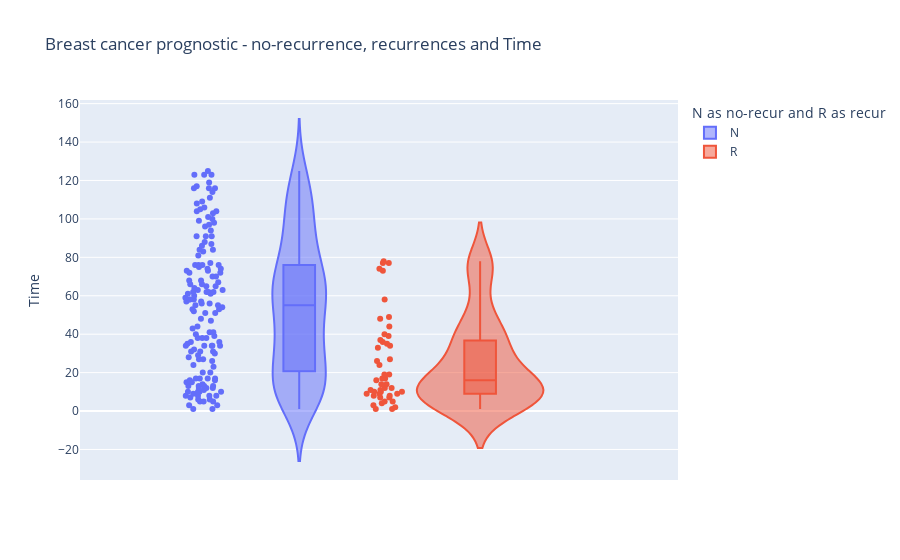

Notebook code cell kept with this figure:
### Code cell
fig5 = px.violin(df, 
                 y="Time", 
                 points='all', 
                 box=True, 
                 color='Outcome',
                 labels={'Outcome':'N as no-recur and R as recur', 'volume': 'Time'}, 
                 title = 'Breast cancer prognostic - no-recurrence, recurrences and Time', 
                 hover_name='Outcome')
fig5.show()

### Figure 1 — Plotly figure (JSON) as saved in the notebook; plotly's stock layout.template omitted (floating-point values rounded to 4 significant figures; data arrays with more than 128 entries replaced by an {"elided": "..."} marker saying what was removed)
{"data": [{"alignmentgroup": "True", "box": {"visible": true}, "hovertemplate": "<b>%{hovertext}</b><br><br>N as no-recur and R as recur=N<br>Time=%{y}<extra></extra>", "hovertext": {"elided": "151 str values"}, "legendgroup": "N", "marker": {"color": "#636efa"}, "name": "N", "offsetgroup": "N", "orientation": "v", "points": "all", "scalegroup": "True", "showlegend": true, "type": "violin", "x0": " ", "xaxis": "x", "y": {"elided": "151 int values"}, "y0": " ", "yaxis": "y"}, {"alignmentgroup": "True", "box": {"visible": true}, "hovertemplate": "<b>%{hovertext}</b><br><br>N as no-recur and R as recur=R<br>Time=%{y}<extra></extra>", "hovertext": ["R", "R", "R", "R", "R", "R", "R", "R", "R", "R", "R", "R", "R", "R", "R", "R", "R", "R", "R", "R", "R", "R", "R", "R", "R", "R", "R", "R", "R", "R", "R", "R", "R", "R", "R", "R", "R", "R", "R", "R", "R", "R", "R", "R", "R", "R", "R"], "legendgroup": "R", "marker": {"color": "#EF553B"}, "name": "R", "offsetgroup": "R", "orientation": "v", "points": "all", "scalegroup": "True", "showlegend": true, "type": "violin", "x0": " ", "xaxis": "x", "y": [27, 77, 77, 36, 10, 10, 9, 8, 48, 11, 34, 19, 26, 40, 10, 35, 73, 7, 44, 8, 17, 74, 17, 19, 39, 12, 37, 5, 58, 78, 24, 33, 4, 5, 2, 49, 1, 9, 16, 9, 14, 12, 11, 7, 14, 1, 3], "y0": " ", "yaxis": "y"}], "layout": {"legend": {"title": {"text": "N as no-recur and R as recur"}, "tracegroupgap": 0}, "title": {"text": "Breast cancer prognostic - no-recurrence, recurrences and Time"}, "violinmode": "group", "xaxis": {"anchor": "y", "domain": [0, 1]}, "yaxis": {"anchor": "x", "domain": [0, 1], "title": {"text": "Time"}}}}
